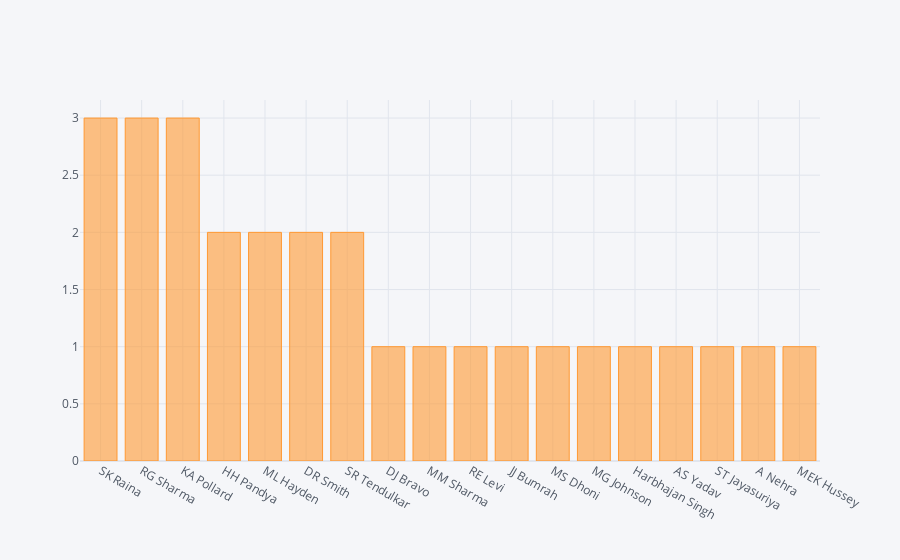

The notebook cell this image was saved under:
### Code cell
micsk['player_of_match'].value_counts().iplot(kind ='bar')

### Figure 1 — Plotly figure (JSON) as saved in the notebook; plotly's stock layout.template omitted (floating-point values rounded to 4 significant figures)
{"data": [{"marker": {"color": "rgba(255, 153, 51, 0.6)", "line": {"color": "rgba(255, 153, 51, 1.0)", "width": 1}}, "name": "player_of_match", "orientation": "v", "text": "", "type": "bar", "x": ["SK Raina", "RG Sharma", "KA Pollard", "HH Pandya", "ML Hayden", "DR Smith", "SR Tendulkar", "DJ Bravo", "MM Sharma", "RE Levi", "JJ Bumrah", "MS Dhoni", "MG Johnson", "Harbhajan Singh", "AS Yadav", "ST Jayasuriya", "A Nehra", "MEK Hussey"], "y": [3, 3, 3, 2, 2, 2, 2, 1, 1, 1, 1, 1, 1, 1, 1, 1, 1, 1]}], "layout": {"legend": {"bgcolor": "#F5F6F9", "font": {"color": "#4D5663"}}, "paper_bgcolor": "#F5F6F9", "plot_bgcolor": "#F5F6F9", "title": {"font": {"color": "#4D5663"}}, "xaxis": {"gridcolor": "#E1E5ED", "showgrid": true, "tickfont": {"color": "#4D5663"}, "title": {"font": {"color": "#4D5663"}, "text": ""}, "zerolinecolor": "#E1E5ED"}, "yaxis": {"gridcolor": "#E1E5ED", "showgrid": true, "tickfont": {"color": "#4D5663"}, "title": {"font": {"color": "#4D5663"}, "text": ""}, "zerolinecolor": "#E1E5ED"}}}
